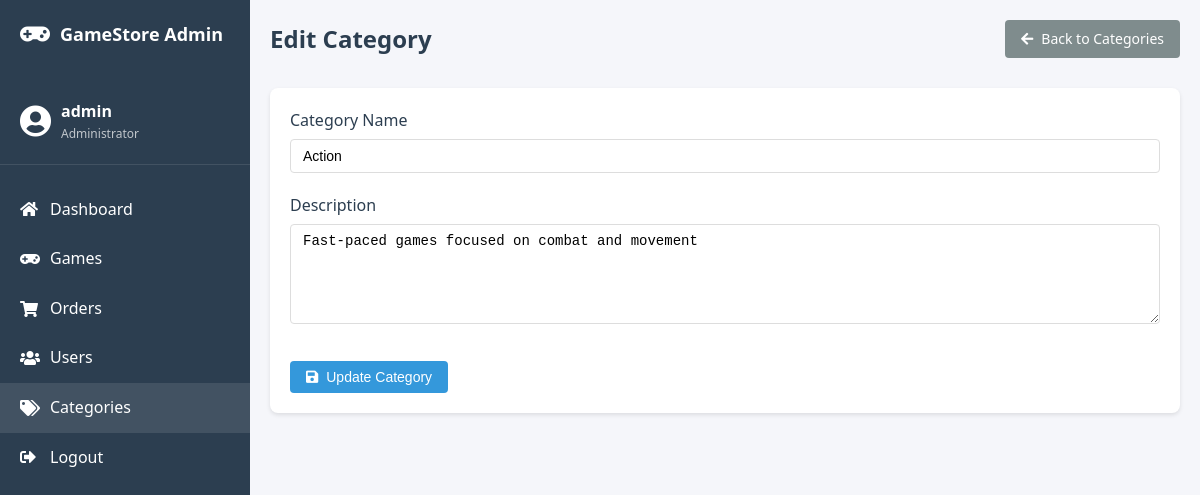
Page /admin/category-form.php?id=1 (signed in) on the committed database.
### tables this page shows
CREATE TABLE IF NOT EXISTS categories (
    id INT AUTO_INCREMENT PRIMARY KEY,
    name VARCHAR(100) NOT NULL,
    slug VARCHAR(100) NOT NULL UNIQUE,
    description TEXT,
    created_at TIMESTAMP DEFAULT CURRENT_TIMESTAMP,
    updated_at TIMESTAMP DEFAULT CURRENT_TIMESTAMP ON UPDATE CURRENT_TIMESTAMP
);

### classes/Admin.php (called while the page is built, shortened)
<?php
class Admin {
    private $conn;
    private $table_name = "admins";
    public function __construct($db) {
        $this->conn = $db;
    }
    public function getAdminById($id) {
        $query = "SELECT id, username, email, created_at
                  FROM " . $this->table_name . "
                  WHERE id = ?
                  LIMIT 0,1";
        $stmt = $this->conn->prepare($query);
        $stmt->bindParam(1, $id);
        $stmt->execute();
        return $stmt->fetch(PDO::FETCH_ASSOC);
    }
}
?>

### classes/Category.php (called while the page is built, shortened)
<?php
class Category {
    private $conn;
    private $table_name = "categories";
    public function __construct($db) {
        $this->conn = $db;
    }
    public function getCategoryById($id) {
        $query = "SELECT * FROM " . $this->table_name . " WHERE id = ? LIMIT 0,1";
        $stmt = $this->conn->prepare($query);
        $stmt->bindParam(1, $id);
        $stmt->execute();
        return $stmt->fetch(PDO::FETCH_ASSOC);
    }
}
?>

### admin/category-form.php (the view, shortened to what this page needs)
<?php
require_once '../classes/Admin.php';
require_once '../classes/Category.php';
$database = new Database();
$db = $database->getConnection();
$admin = new Admin($db);
$category = new Category($db);
$adminData = $admin->getAdminById($_SESSION['admin_id']);
$categoryData = [
    'id' => '',
    'name' => '',
    'description' => ''
];
if(isset($_GET['id'])) {
    $categoryData = $category->getCategoryById($_GET['id']);
}
?>
<!DOCTYPE html>
<html lang="en">
<head>
    <link rel="stylesheet" href="../assets/css/style.css">
    <link rel="stylesheet" href="css/admin.css">
    <link rel="stylesheet" href="https://cdnjs.cloudflare.com/ajax/libs/font-awesome/5.15.3/css/all.min.css">
</head>
<body>
    <div class="admin-container">
        <div class="admin-sidebar">
            <div class="admin-logo">
                <i class="fas fa-gamepad"></i>
                <span>GameStore Admin</span>
            </div>
            <div class="admin-user">
                <i class="fas fa-user-circle"></i>
                <div class="admin-user-info">
                    <span class="admin-username"><?php echo $adminData['username']; ?></span>
                    <span class="admin-role">Administrator</span>
                </div>
            </div>
            <nav class="admin-nav">
                <a href="dashboard.php">
                    <i class="fas fa-home"></i>
                    Dashboard
                </a>
                <a href="games.php">
                    <i class="fas fa-gamepad"></i>
                    Games
                </a>
                <a href="orders.php">
                    <i class="fas fa-shopping-cart"></i>
                    Orders
                </a>
                <a href="users.php">
                    <i class="fas fa-users"></i>
                    Users
                </a>
                <a href="categories.php" class="active">
                    <i class="fas fa-tags"></i>
                    Categories
                </a>
                <a href="logout.php">
                    <i class="fas fa-sign-out-alt"></i>
                    Logout
                </a>
            </nav>
        </div>
        <div class="admin-content">
            <div class="admin-header">
                <h1><?php echo isset($_GET['id']) ? 'Edit' : 'Add'; ?> Category</h1>
                <div class="admin-header-actions">
                    <a href="categories.php" class="btn btn-secondary">
                        <i class="fas fa-arrow-left"></i>
                        Back to Categories
                    </a>
                </div>
            </div>
            <div class="content-card">
                <div class="card-content">
                    <form action="" method="POST">
                        <div class="form-group">
                            <label for="name">Category Name</label>
                            <input type="text" id="name" name="name" class="form-control" value="<?php echo htmlspecialchars($categoryData['name']); ?>" required>
                        </div>
                        <div class="form-group">
                            <label for="description">Description</label>
                            <textarea id="description" name="description" class="form-control" rows="5"><?php echo htmlspecialchars($categoryData['description']); ?></textarea>
                        </div>
                        <div class="form-actions">
                            <button type="submit" class="btn btn-primary">
                                <i class="fas fa-save"></i>
                                <?php echo isset($_GET['id']) ? 'Update' : 'Create'; ?> Category
                            </button>
                        </div>
                    </form>
                </div>
            </div>
        </div>
    </div>
</body>
</html>

### assets/css/style.css (style rules this page uses)
:root { --primary-color: #6200ea; --secondary-color: #03dac6; --dark-color: #121212; --light-color: #f5f5f5; --danger-color: #cf6679; --success-color: #03dac6; --text-color: #333; --text-light: #f5f5f5; }
* { margin: 0; padding: 0; box-sizing: border-box; }
body { font-family: 'Segoe UI', Tahoma, Geneva, Verdana, sans-serif; line-height: 1.6; background-color: var(--light-color); color: var(--text-color); }
.btn { display: inline-block; background-color: var(--primary-color); color: var(--text-light); padding: 0.7rem 1.5rem; border: none; border-radius: 4px; cursor: pointer; text-decoration: none; font-size: 1rem; font-weight: 500; transition: background-color 0.3s, transform 0.2s; }
.btn-primary { background-color: var(--primary-color); }
.btn-secondary { background-color: var(--secondary-color); color: var(--dark-color); }
.form-group { margin-bottom: 1.5rem; }
.form-group label { display: block; margin-bottom: 0.5rem; font-weight: 500; }
.form-control { width: 100%; padding: 0.8rem; border: 1px solid #ddd; border-radius: 4px; font-size: 1rem; }

### admin/css/admin.css (style rules this page uses)
.admin-container { display: flex; min-height: 100vh; }
.admin-sidebar { width: 250px; background: #2c3e50; color: #fff; padding: 20px 0; }
.admin-logo { display: flex; align-items: center; padding: 0 20px; margin-bottom: 30px; }
.admin-logo i { font-size: 24px; margin-right: 10px; }
.admin-logo span { font-size: 18px; font-weight: 600; }
.admin-user { display: flex; align-items: center; padding: 20px; border-bottom: 1px solid rgba(255, 255, 255, 0.1); }
.admin-user i { font-size: 32px; margin-right: 10px; }
.admin-user-info { display: flex; flex-direction: column; }
.admin-username { font-weight: 600; }
.admin-role { font-size: 12px; opacity: 0.7; }
.admin-nav { padding: 20px 0; }
.admin-nav a { display: flex; align-items: center; padding: 12px 20px; color: #fff; text-decoration: none; transition: all 0.3s; }
.admin-nav a:hover, .admin-nav a.active { background: rgba(255, 255, 255, 0.1); }
.admin-nav a i { margin-right: 10px; width: 20px; }
.admin-content { flex: 1; padding: 20px; background: #f5f6fa; }
.admin-header { display: flex; justify-content: space-between; align-items: center; margin-bottom: 30px; }
.admin-header h1 { margin: 0; font-size: 24px; color: #2c3e50; }
.admin-header-actions { display: flex; gap: 10px; }
.content-card { background: #fff; border-radius: 8px; box-shadow: 0 2px 4px rgba(0, 0, 0, 0.1); margin-bottom: 30px; }
.card-content { padding: 20px; }
.btn { display: inline-flex; align-items: center; padding: 8px 16px; font-size: 14px; border-radius: 4px; text-decoration: none; color: #fff; border: none; cursor: pointer; transition: background 0.3s; }
.btn i { margin-right: 8px; }
.btn-primary { background: #3498db; }
.btn-secondary { background: #7f8c8d; }
.form-group { margin-bottom: 20px; }
.form-group label { display: block; margin-bottom: 5px; color: #2c3e50; font-weight: 500; }
.form-control { width: 100%; padding: 8px 12px; border: 1px solid #ddd; border-radius: 4px; font-size: 14px; }
textarea.form-control { min-height: 100px; resize: vertical; }
.form-actions { margin-top: 30px; display: flex; gap: 10px; }

### rows in the picture
categories: name "Action", description "Fast-paced games focused on combat and movement"

### other values in the picture
$adminData['username'] "admin"
